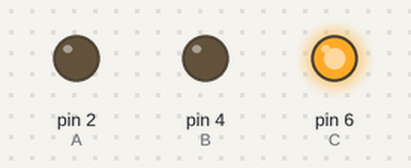
Simulated run of this sketch. Board: Arduino Uno, built with avr-gcc and run on an emulated ATmega328P. Shown: output pins drawn as LEDs (lit = HIGH).

Above: at 0.1 s.
At 30.1 s:
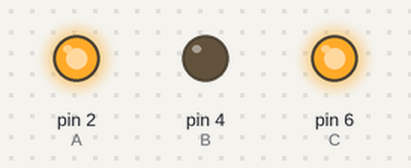
At 60.1 s:
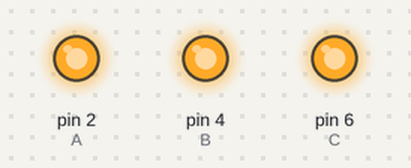
Timing chart, 0 to 121.5 s (numbered marks = the images above):
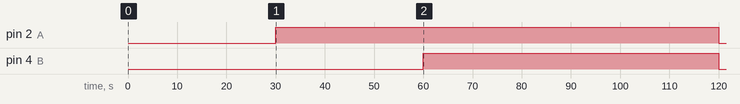

The sketch:

Relay_code_Expo.ino
```cpp
int in1 = 7;
int A = 2; //PUMP 1
int B = 4; //LIGHTS
int C = 6;
int i;
//int Y;

//HIGH means off, LOW means on

void setup() {
  Serial.begin(9600);
  pinMode(A, OUTPUT);
  digitalWrite(A, HIGH);
  pinMode(B, OUTPUT);
  digitalWrite(B, HIGH);
  pinMode(C, OUTPUT);
  digitalWrite(C, HIGH);
}

void loop() {

  digitalWrite(B, LOW); //lights on
  digitalWrite(A, LOW); //pump on
  delay(30000); // 30 second delay
  digitalWrite(A, HIGH); //pump off
  delay(30000);
  digitalWrite(B, HIGH); //light off
  delay(60000);
  }
```

Measured:
- by itself, pin 2 (A): LOW → HIGH at 30.0 s, → LOW 90.0 s later
- by itself, pin 4 (B): LOW → HIGH at 60.0 s, → LOW 60.0 s later
